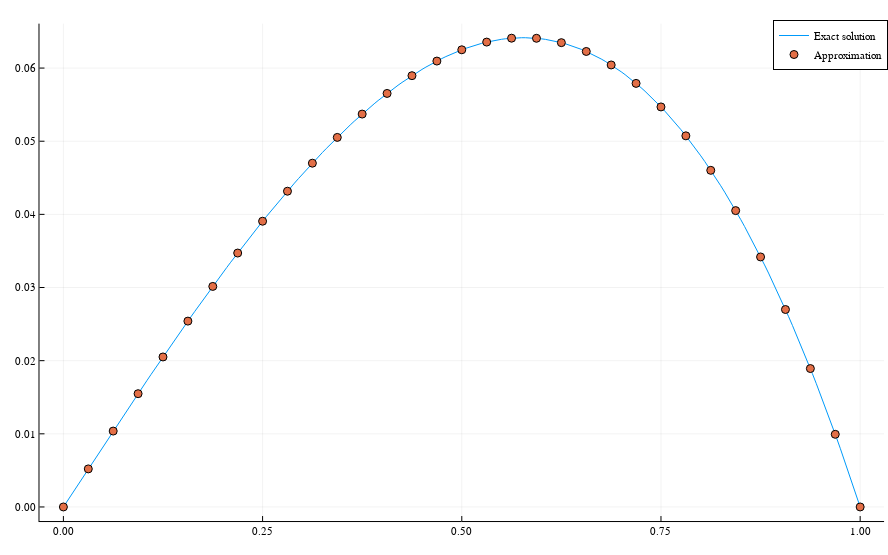

This figure's notebook cell:
### Code cell
exact_solution_2 = x -> (1/6)*(x - x^3)

u = finite_elements(NELEM, x->x, ϕ, ϕ_prime)

plotly()
plot(sol_domain, exact_solution_2.(sol_domain), labels="Exact solution")
plot!(result_domain, u, seriestype = :scatter, size = (888, 555), labels="Approximation")

### Figure 1 — Plotly figure (JSON) as saved in the notebook; plotly's stock layout.template omitted (floating-point values rounded to 4 significant figures; data arrays with more than 128 entries replaced by an {"elided": "..."} marker saying what was removed)
{"data": [{"colorbar": {"title": ""}, "legendgroup": "Exact solution", "line": {"color": "rgba(0, 154, 250, 1.000)", "dash": "solid", "shape": "linear", "width": 1}, "mode": "lines", "name": "Exact solution", "showlegend": true, "type": "scatter", "x": {"elided": "201 float values"}, "xaxis": "x", "y": {"elided": "201 float values"}, "yaxis": "y", "zmax": null, "zmin": null}, {"colorbar": {"title": ""}, "legendgroup": "Approximation", "marker": {"color": "rgba(227, 111, 71, 1.000)", "line": {"color": "rgba(0, 0, 0, 1.000)", "width": 1}, "size": 8, "symbol": "circle"}, "mode": "markers", "name": "Approximation", "showlegend": true, "type": "scatter", "x": [0, 0.03125, 0.0625, 0.09375, 0.125, 0.1562, 0.1875, 0.2188, 0.25, 0.2812, 0.3125, 0.3438, 0.375, 0.4062, 0.4375, 0.4688, 0.5, 0.5312, 0.5625, 0.5938, 0.625, 0.6562, 0.6875, 0.7188, 0.75, 0.7812, 0.8125, 0.8438, 0.875, 0.9062, 0.9375, 0.9688, 1], "xaxis": "x", "y": [0, 0.005203, 0.01038, 0.01549, 0.02051, 0.02541, 0.03015, 0.03471, 0.03906, 0.04317, 0.047, 0.05052, 0.05371, 0.05653, 0.05896, 0.06096, 0.0625, 0.06355, 0.06409, 0.06407, 0.06348, 0.06227, 0.06042, 0.05791, 0.05469, 0.05074, 0.04602, 0.04051, 0.03418, 0.02699, 0.01892, 0.009933, 0], "yaxis": "y", "zmax": null, "zmin": null}], "layout": {"annotations": [], "height": 555, "legend": {"bgcolor": "rgba(255, 255, 255, 1.000)", "bordercolor": "rgba(0, 0, 0, 1.000)", "borderwidth": 1, "font": {"color": "rgba(0, 0, 0, 1.000)", "family": "sans-serif", "size": 11}, "title": {"font": {"color": "rgba(0, 0, 0, 1.000)", "family": "sans-serif", "size": 15}, "text": ""}, "tracegroupgap": 0, "traceorder": "normal", "x": 1, "xanchor": "auto", "y": 1, "yanchor": "auto"}, "margin": {"b": 20, "l": 0, "r": 0, "t": 20}, "paper_bgcolor": "rgba(255, 255, 255, 1.000)", "plot_bgcolor": "rgba(255, 255, 255, 1.000)", "showlegend": true, "width": 888, "xaxis": {"anchor": "y", "domain": [0.04447, 0.9956], "gridcolor": "rgba(0, 0, 0, 0.100)", "gridwidth": 0.5, "linecolor": "rgba(0, 0, 0, 1.000)", "mirror": false, "range": [-0.03, 1.03], "showgrid": true, "showline": true, "showticklabels": true, "tickangle": 0, "tickcolor": "rgb(0, 0, 0)", "tickfont": {"color": "rgba(0, 0, 0, 1.000)", "family": "sans-serif", "size": 11}, "tickmode": "array", "ticks": "inside", "ticktext": ["0.00", "0.25", "0.50", "0.75", "1.00"], "tickvals": [0, 0.25, 0.5, 0.75, 1], "title": "", "titlefont": {"color": "rgba(0, 0, 0, 1.000)", "family": "sans-serif", "size": 15}, "type": "-", "visible": true, "zeroline": false, "zerolinecolor": "rgba(0, 0, 0, 1.000)"}, "yaxis": {"anchor": "x", "domain": [0.02711, 0.9929], "gridcolor": "rgba(0, 0, 0, 0.100)", "gridwidth": 0.5, "linecolor": "rgba(0, 0, 0, 1.000)", "mirror": false, "range": [-0.001924, 0.06607], "showgrid": true, "showline": true, "showticklabels": true, "tickangle": 0, "tickcolor": "rgb(0, 0, 0)", "tickfont": {"color": "rgba(0, 0, 0, 1.000)", "family": "sans-serif", "size": 11}, "tickmode": "array", "ticks": "inside", "ticktext": ["0.00", "0.01", "0.02", "0.03", "0.04", "0.05", "0.06"], "tickvals": [0, 0.01, 0.02, 0.03, 0.04, 0.05, 0.06], "title": "", "titlefont": {"color": "rgba(0, 0, 0, 1.000)", "family": "sans-serif", "size": 15}, "type": "-", "visible": true, "zeroline": false, "zerolinecolor": "rgba(0, 0, 0, 1.000)"}}}
